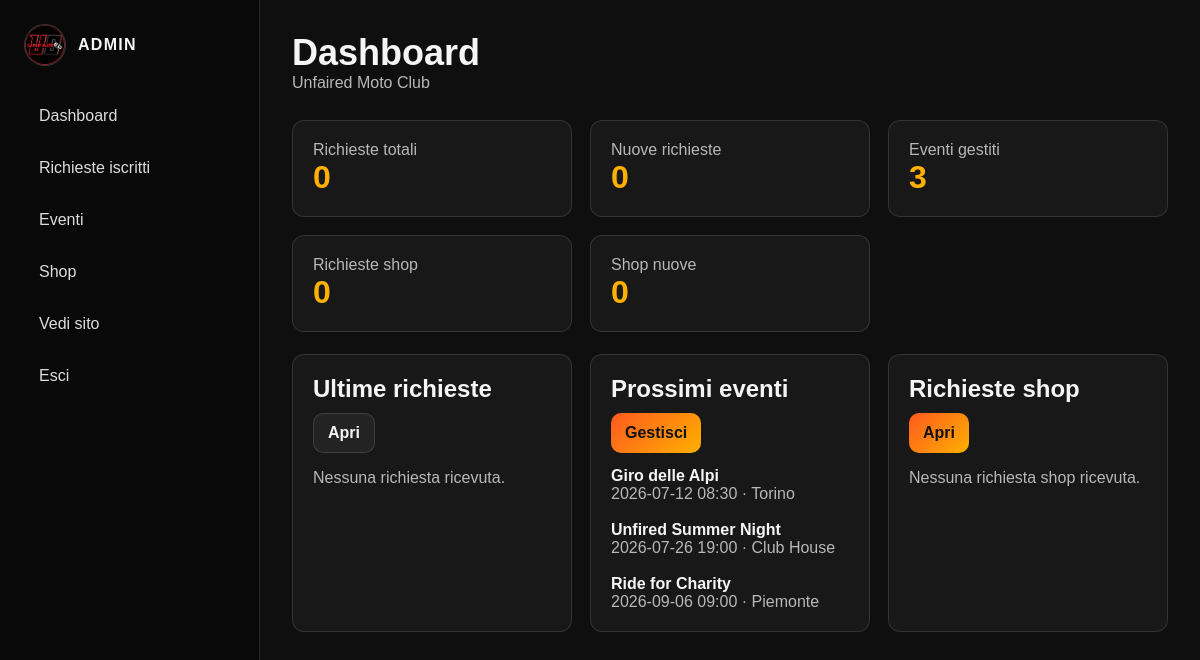
Screenshot of /public/admin/index.php (signed in) with the database file from the repository.
### tables this page shows
CREATE TABLE IF NOT EXISTS events (
  id INT UNSIGNED AUTO_INCREMENT PRIMARY KEY,
  title VARCHAR(160) NOT NULL,
  description TEXT NOT NULL,
  event_date DATE NOT NULL,
  event_time TIME NOT NULL,
  location VARCHAR(160) NOT NULL,
  route_summary TEXT NULL,
  map_url VARCHAR(500) NULL,
  image_url VARCHAR(500) NULL,
  is_published TINYINT(1) NOT NULL DEFAULT 1,
  created_at TIMESTAMP NOT NULL DEFAULT CURRENT_TIMESTAMP,
  updated_at TIMESTAMP NOT NULL DEFAULT CURRENT_TIMESTAMP ON UPDATE CURRENT_TIMESTAMP,
  INDEX events_date_index (event_date, event_time),
  INDEX events_published_index (is_published)
);

### src/db.php (called while the page is built, shortened)
<?php
function db(): PDO
{
    static $pdo = null;
    if ($pdo instanceof PDO) {
        return $pdo;
    }
    $config = require __DIR__ . '/../config/database.php';
    $dsn = sprintf(
        'mysql:host=%s;port=%d;dbname=%s;charset=%s',
        $config['host'],
        $config['port'],
        $config['database'],
        $config['charset']
    );
    $pdo = new PDO($dsn, $config['username'], $config['password'], [
        PDO::ATTR_ERRMODE => PDO::ERRMODE_EXCEPTION,
        PDO::ATTR_DEFAULT_FETCH_MODE => PDO::FETCH_ASSOC,
        PDO::ATTR_EMULATE_PREPARES => false,
    ]);
    return $pdo;
}

### src/auth.php (called while the page is built, shortened)
<?php
function h(?string $value): string
{
    return htmlspecialchars((string) $value, ENT_QUOTES, 'UTF-8');
}

### public/admin/index.php (the view, shortened to what this page needs)
<?php
require __DIR__ . '/../../src/db.php';
require __DIR__ . '/../../src/crypto.php';
require __DIR__ . '/../../src/auth.php';
require __DIR__ . '/_layout.php';
function dashboard_count(string $sql): int
{
    return (int) db()->query($sql)->fetchColumn();
}
function dashboard_rows(string $sql): array
{
    return db()->query($sql)->fetchAll();
}
try {
$stats = [
    'contacts' => dashboard_count('SELECT COUNT(*) FROM contacts'),
    'new_contacts' => dashboard_count("SELECT COUNT(*) FROM contacts WHERE status = 'new'"),
    'events' => dashboard_count('SELECT COUNT(*) FROM events'),
    'shop_requests' => dashboard_count('SELECT COUNT(*) FROM shop_requests'),
    'new_shop_requests' => dashboard_count("SELECT COUNT(*) FROM shop_requests WHERE status = 'new'"),
];
$latestContacts = dashboard_rows('SELECT id, name, email, subject, status, created_at FROM contacts ORDER BY created_at DESC LIMIT 5');
$nextEvents = dashboard_rows('SELECT id, title, event_date, event_time, location, is_published FROM events WHERE event_date >= CURDATE() ORDER BY event_date ASC, event_time ASC LIMIT 5');
$latestShopRequests = dashboard_rows('SELECT id, product_name, selected_size, quantity, customer_name, status, created_at FROM shop_requests ORDER BY created_at DESC LIMIT 5');
} catch (Throwable $exception) {
    admin_database_error($exception);
}
?>
<div class="grid stats">
  <div class="card stat"><span class="muted">Richieste totali</span><strong><?= $stats['contacts'] ?></strong></div>
  <div class="card stat"><span class="muted">Nuove richieste</span><strong><?= $stats['new_contacts'] ?></strong></div>
  <div class="card stat"><span class="muted">Eventi gestiti</span><strong><?= $stats['events'] ?></strong></div>
  <div class="card stat"><span class="muted">Richieste shop</span><strong><?= $stats['shop_requests'] ?></strong></div>
  <div class="card stat"><span class="muted">Shop nuove</span><strong><?= $stats['new_shop_requests'] ?></strong></div>
</div>
<div class="grid" style="grid-template-columns: repeat(3, minmax(0, 1fr));">
  <section class="card">
    <div class="actions" style="justify-content: space-between; margin-bottom: 14px;">
      <h2 style="margin:0;">Ultime richieste</h2>
      <a class="btn" href="/admin/contacts.php">Apri</a>
    </div>
    <?php if (!$latestContacts): ?>
      <p class="muted">Nessuna richiesta ricevuta.</p>
    <?php endif; ?>
  </section>
  <section class="card">
    <div class="actions" style="justify-content: space-between; margin-bottom: 14px;">
      <h2 style="margin:0;">Prossimi eventi</h2>
      <a class="btn btn-primary" href="/admin/events.php">Gestisci</a>
    </div>
    <?php if (!$nextEvents): ?>
      <p class="muted">Nessun evento creato.</p>
    <?php else: ?>
      <div class="grid">
        <?php foreach ($nextEvents as $event): ?>
          <div>
            <strong><?= h($event['title']) ?></strong>
            <div class="muted"><?= h($event['event_date']) ?> <?= h(substr((string) $event['event_time'], 0, 5)) ?> · <?= h($event['location']) ?></div>
          </div>
        <?php endforeach; ?>
      </div>
    <?php endif; ?>
  </section>
  <section class="card">
    <div class="actions" style="justify-content: space-between; margin-bottom: 14px;">
      <h2 style="margin:0;">Richieste shop</h2>
      <a class="btn btn-primary" href="/admin/shop.php?tab=requests">Apri</a>
    </div>
    <?php if (!$latestShopRequests): ?>
      <p class="muted">Nessuna richiesta shop ricevuta.</p>
    <?php endif; ?>
  </section>
</div>

### public/admin/_layout.php (style rules this page uses)
:root { --bg: #0f0f0f; --panel: #181818; --panel-2: #202020; --text: #f5f5f5; --muted: #b8b8b8; --line: rgba(255,255,255,.12); --accent: #ff5a1f; --accent-2: #ffb000; --danger: #ff6b6b; --ok: #7bd88f; }
* { box-sizing: border-box; }
body { margin: 0; font-family: Arial, Helvetica, sans-serif; background: var(--bg); color: var(--text); }
a { color: inherit; text-decoration: none; }
.muted { color: var(--muted); }
.grid { display: grid; gap: 18px; }
.stats { grid-template-columns: repeat(3, minmax(160px, 1fr)); margin-bottom: 22px; }
.card { background: var(--panel); border: 1px solid var(--line); border-radius: 12px; padding: 20px; }
.stat strong { display: block; font-size: 2rem; color: var(--accent-2); }
.actions { display: flex; flex-wrap: wrap; gap: 10px; align-items: center; }
.btn, button { display: inline-flex; align-items: center; justify-content: center; min-height: 40px; padding: 0 14px; border-radius: 10px; border: 1px solid var(--line); background: rgba(255,255,255,.05); color: var(--text); font-weight: 700; cursor: pointer; }
.btn-primary { border: 0; color: #111; background: linear-gradient(135deg, var(--accent), var(--accent-2)); }

### rows the page displays
events: title "Giro delle Alpi", event_date "2026-07-12", event_time "08:30", location "Torino"
events: title "Unfired Summer Night", event_date "2026-07-26", event_time "19:00", location "Club House"
events: title "Ride for Charity", event_date "2026-09-06", event_time "09:00", location "Piemonte"

### other values shown
$title "Dashboard"
$stats['contacts'] "0"
$stats['new_contacts'] "0"
$stats['events'] "3"
$stats['shop_requests'] "0"
$stats['new_shop_requests'] "0"
